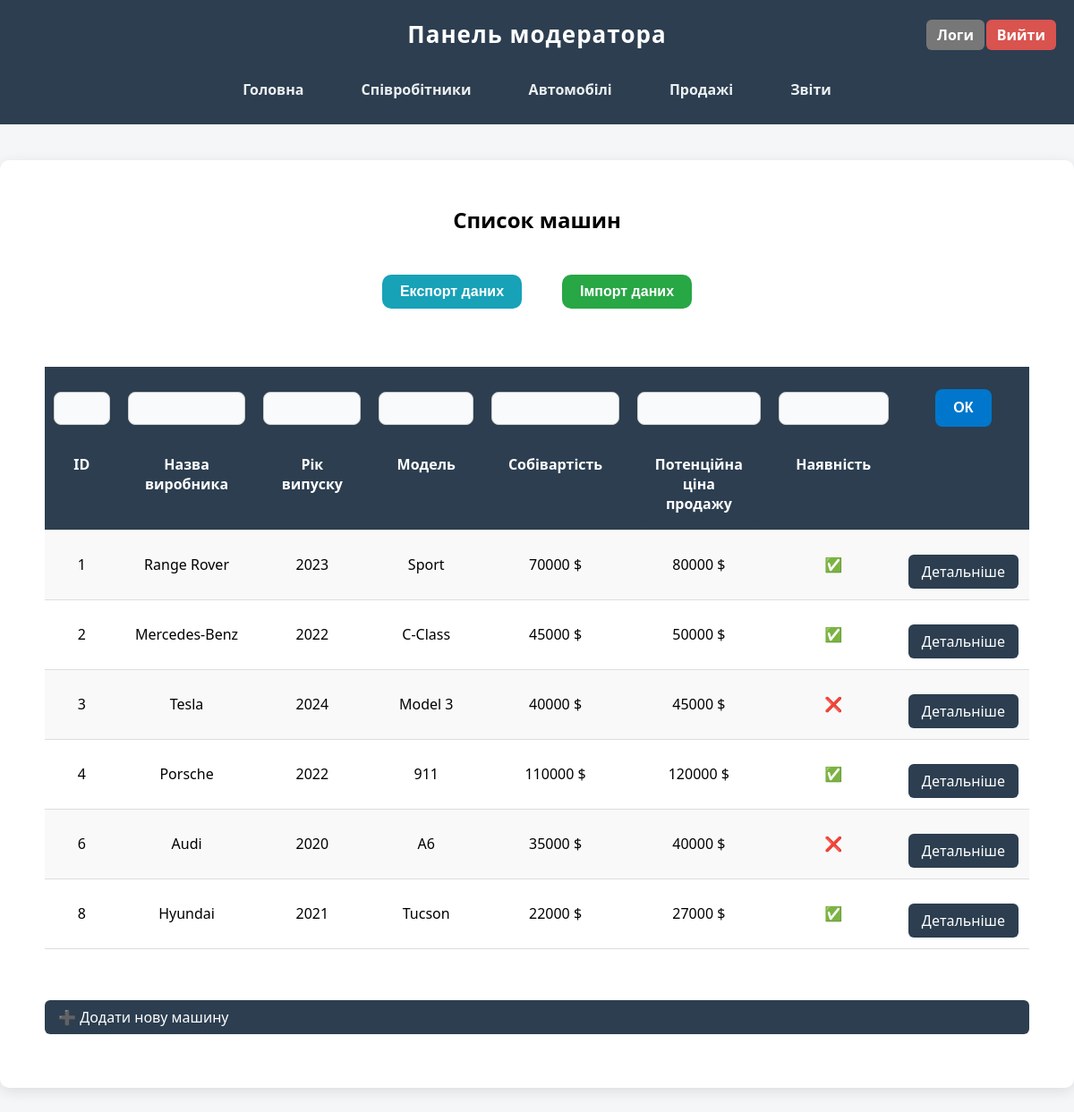
The app's page /moderator/cars/ (signed in), older data.
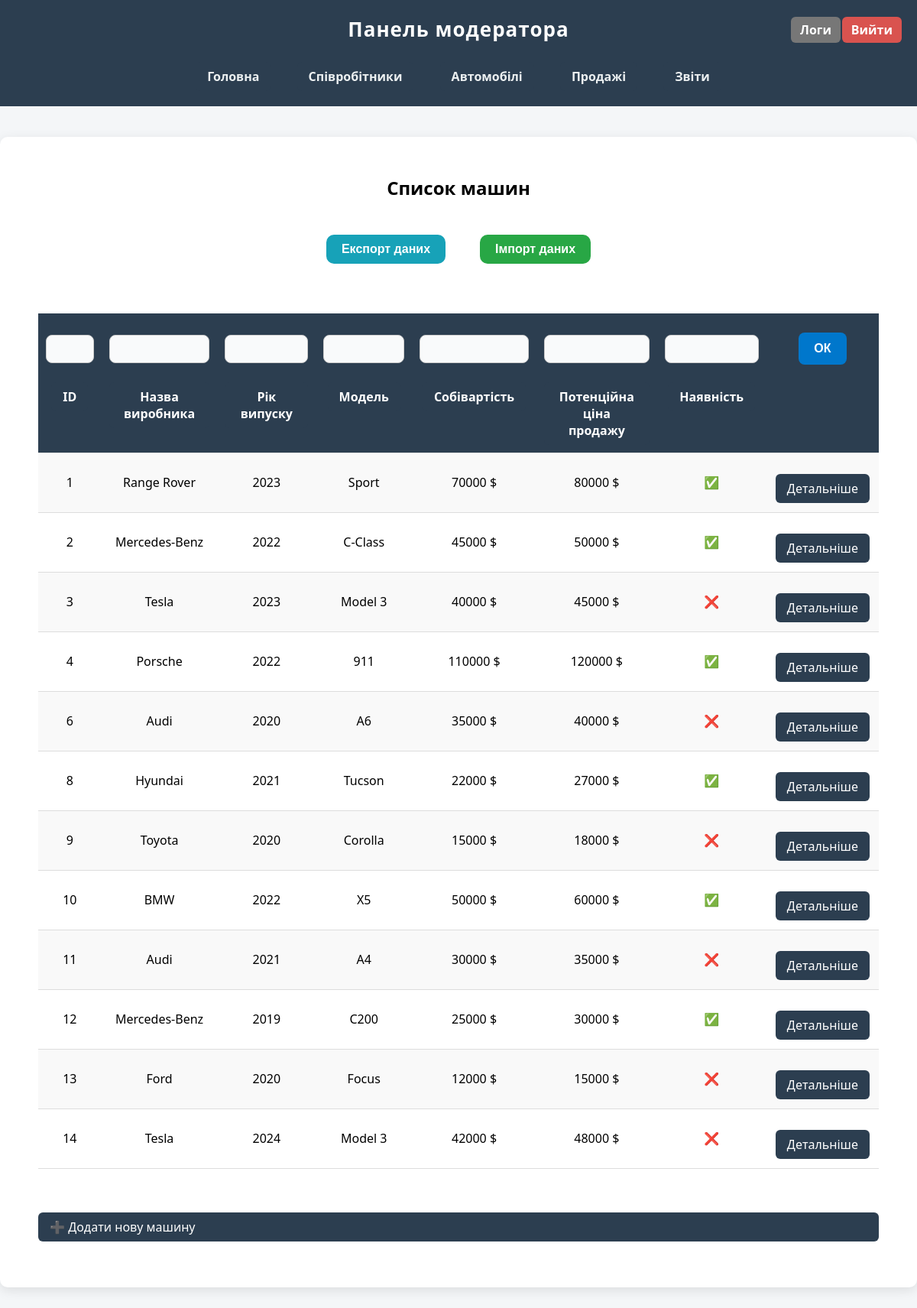
The same page, newer data.
### main/models.py (models this page shows, shortened)
class Car(models.Model):
    producer_name = models.CharField(max_length=100)
    year_production = models.IntegerField()
    model = models.CharField(max_length=100)
    cost = models.IntegerField()
    potential_selling_price = models.IntegerField()
    is_available = models.BooleanField(default=True)

### moderator/views.py (the view)
# urls.py: path('cars/', views.show_cars_list, name='cars_list'),
@moderator_required
def show_cars_list(request):
    return show_objects_list(request, Car,
                             ['id','producer_name', 'year_production', 'model', 'cost', 'potential_selling_price', 'is_available'],
                             'moderator/cars/cars_list.html',
                             'all_cars')

### moderator/views.py (called while the page is built)
@moderator_required
def show_objects_list(request, model_name, fields, template_name, objects_name):
    logger.info(f'Модератор переглянув список об’єктів: {model_name}.')
    all_objects = model_name.objects.all()
    sort_field = request.GET.get('sort', 'id')
    direction = request.GET.get('dir', 'asc')
    if request.method == 'GET':
        filter_fields = fields
        filters = {}
        for f in filter_fields:
            value = request.GET.get(f'filter_{f}')
            if value:
                filters[f] = value
        all_objects = all_objects.filter(**filters)
        if direction == 'desc':
            all_objects = all_objects.order_by(f'-{sort_field}')
        else:
            all_objects = all_objects.order_by(sort_field)
    return render(request, template_name, {objects_name : all_objects, 'sort_field' : sort_field, 'direction' : direction})

### moderator/templates/moderator/cars/cars_list.html (shortened to what this page needs)
{% extends 'layout_m.html' %}
{% block content %}
    <h2 style="text-align: center; margin-bottom: 30px;">Список машин</h2>
<div class="button-row">
    <form action="{% url 'export_cars' %}" method="post">
        <button type="submit"  class="btn export">Експорт даних</button>
    </form>
        <form action="{% url 'import_cars' %}" method="post">
        <button type="submit" class="btn import">Імпорт даних</button>
    </form>
</div>
    <form method="get">
        <table class="filter-table">
            <tr>
                <th>
                    <input name="filter_id" type="number">
                    <a href="?sort=id&dir={% if sort_field == 'id' and direction == 'asc' %}desc{% else %}asc{% endif %}">ID</a>
                </th>
                <th>
                    <input name="filter_producer_name" type="text">
                    <a href="?sort=producer_name&dir={% if sort_field == 'producer_name' and direction == 'asc' %}desc{% else %}asc{% endif %}">Назва виробника</a>
                </th>
                <th>
                    <input name="filter_year_production" type="number">
                    <a href="?sort=year_production&dir={% if sort_field == 'year_production' and direction == 'asc' %}desc{% else %}asc{% endif %}">Рік випуску</a>
                </th>
                <th>
                    <input name="filter_model" type="text">
                    <a href="?sort=model&dir={% if sort_field == 'model' and direction == 'asc' %}desc{% else %}asc{% endif %}">Модель</a>
                </th>
                <th>
                    <input name="filter_cost" type="number">
                    <a href="?sort=cost&dir={% if sort_field == 'cost' and direction == 'asc' %}desc{% else %}asc{% endif %}">Собівартість</a>
                </th>
                <th>
                    <input name="filter_potential_selling_price" type="number">
                    <a href="?sort=potential_selling_price&dir={% if sort_field == 'potential_selling_price' and direction == 'asc' %}desc{% else %}asc{% endif %}">Потенційна ціна продажу</a>
                </th>
                <th>
                    <input name="filter_is_available" type="boolean">
                    <a href="?sort=is_available&dir={% if sort_field == 'is_available' and direction == 'asc' %}desc{% else %}asc{% endif %}">Наявність</a>
                </th>
                <th><button type="submit">ОК</button><br><br></th>
            </tr>
            {% for car in all_cars %}
            <tr>
                <td>{{ car.id }}</td>
                <td>{{ car.producer_name }}</td>
                <td>{{ car.year_production }}</td>
                <td>{{ car.model }}</td>
                <td>{{ car.cost }} $</td>
                <td>{{ car.potential_selling_price }} $</td>
                <td>{% if car.is_available %}✅{% else %}❌{% endif %}</td>
                <td><a href="{% url 'car_details' car.id%}">Детальніше</a></td>
            </tr>
            {% endfor %}
        </table>
      <br>
      <a href="{% url 'create_car' %}">➕ Додати нову машину</a>
    </form>
{% endblock %}

Row changes from the older to the newer data that the page shows:
changed Car id 3: year_production "2024" → "2023"
added Car: id "9", producer_name "Toyota", year_production "2020", model "Corolla", cost "15000", potential_selling_price "18000"
added Car: id "10", producer_name "BMW", year_production "2022", model "X5", cost "50000", potential_selling_price "60000"
added Car: id "11", producer_name "Audi", year_production "2021", model "A4", cost "30000", potential_selling_price "35000"
added Car: id "12", producer_name "Mercedes-Benz", year_production "2019", model "C200", cost "25000", potential_selling_price "30000"
added Car: id "13", producer_name "Ford", year_production "2020", model "Focus", cost "12000", potential_selling_price "15000"
added Car: id "14", producer_name "Tesla", year_production "2024", model "Model 3", cost "42000", potential_selling_price "48000"
